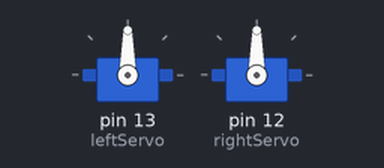
The sketch below on a simulated Arduino Uno, built with avr-gcc and run on an emulated ATmega328P. Parts: 2 × servo.

Above: at 0.1 s.
At 15.4 s:
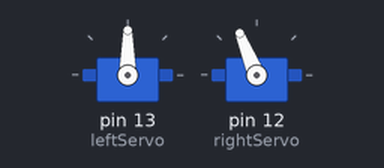
At 27.4 s:
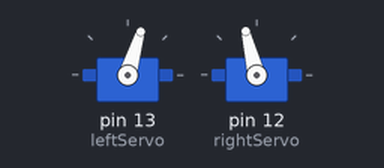
Timing chart, 0 to 28.9 s (numbered marks = the images above):
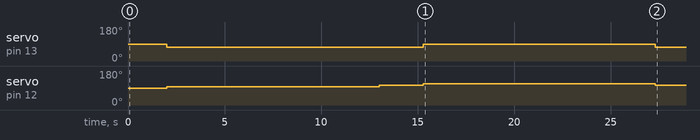

The sketch:

Assignment_2.3.ino
```cpp
#include <Servo.h>

Servo leftServo;
Servo rightServo;

void go()
{
  leftServo.attach(13);
  rightServo.attach(12);
}

void stop()
{
  leftServo.detach();
  rightServo.detach();
}
void drive(int left, int right)
{
  leftServo.writeMicroseconds(1500 - left);
  rightServo.writeMicroseconds(1500 + right);
}

void setup() {
  // put your setup code here, to run once:
  go();
delay(2000);
  drive(200, 30);
  delay(11000);
  drive(200,112);
  delay(2300);
  drive(27, 200);
  delay(12000);
  drive(200,112);
  delay(2800);

  stop();
}

void loop() {

}
```
